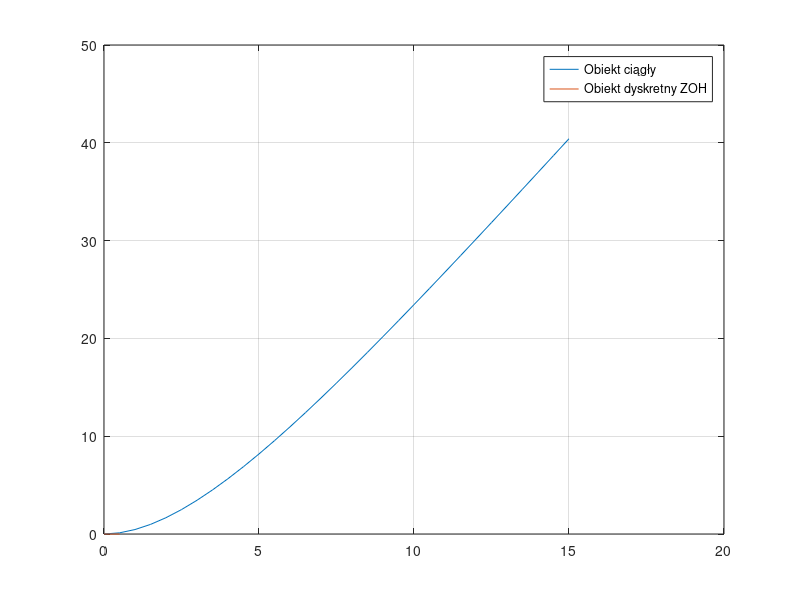

The MATLAB source for this figure:
clear; close all; clc; %czyszczenie workspace

% Stałe.
k = 3.5; % Wzmocnienie układu inercyjnego.
T = 3.5; % Stała czasowa.
T1 = 1.5; % Stała czasowa.
T2 = 2.5; % Stała czasowa.
T0 = 0.7; % Opóźnienie.
zeta = 0.35; % Współczynnik tłumienia.

% Czas.
Ts = 0.5; % Czas próbkowania.
t = 0:Ts:15; % zakres zmiennej czasu

% Stwórz obiekt inercyjny.
s = tf('s'); % Definicja operatora Laplace'a.
Iner = k / (s * (1 + s*T)); % Obiekt inercyjny III rzędu.

% Charakterystyka skokowa, wykres ciągły.
fig1 = figure(1); % Otwarcie okna graficznego o numerze 1/
[Yc, time] = step(Iner, t); % Odpowiedź układu na wymuszenie skokowe.
plot(t, Yc); % Graficzna charakterystyka odpowiedzi członu ciągłego na wymuszenie skokowe.
hold all; % Zablokowanie okna graficznego.

[A, B, C, D] = tf2ss(Iner.num{1}, Iner.den{1}); % Przejście z transfer function do space state.
P = expm(Ts * A);
I = eye(1); % Zdefiniowanie macierzy jednostkowej.
Q = (P - I) * A^(-1) * B;
U = ones(size(t)); % Określenie jednostkowego wektora sterowań.
X(:, 1) = zeros(size(A,1), 1);

for i = 2:size(t, 2)
    X(:, i) = P * X(:, i - 1) + Q * U(i - 1);
end

Y = C * X + D * U; % Odpowiedź układu.
stairs(t, Y); % Wykres schodkowy odpowiedzi układu.
grid on;
legend('Obiekt ciągły', 'Obiekt dyskretny ZOH','Location', 'Best');